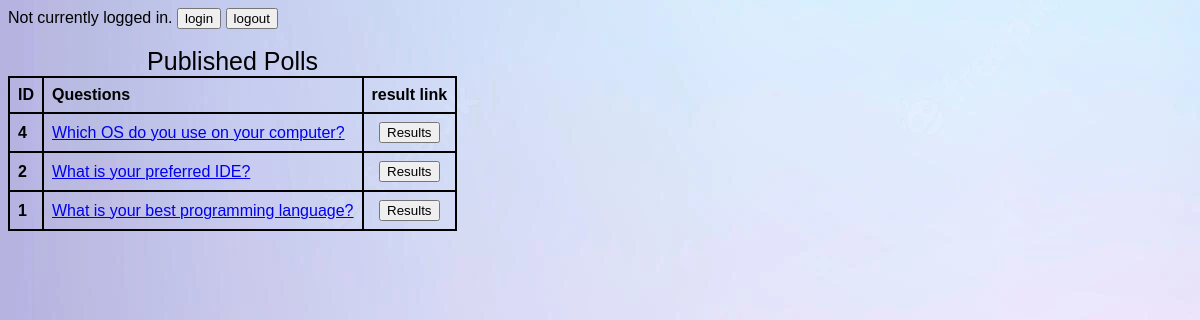
The page /polls/ on the database as committed earlier.
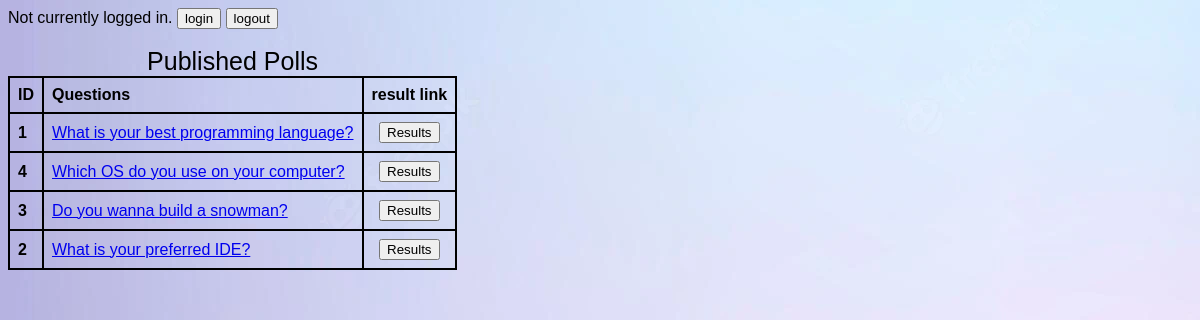
The same page on the database as committed later.
### polls/models.py (models this page shows, shortened)
class Question(models.Model):
    question_text = models.CharField(max_length=200)
    pub_date = models.DateTimeField('date published')
    end_date = models.DateTimeField('date ending', null=True, default=None)

### polls/views.py (the view)
# urls.py: path('', views.IndexView.as_view(), name='index'),
class IndexView(generic.ListView):
    template_name = 'polls/index.html'
    context_object_name = 'latest_question_list'
    def get_queryset(self):
        return Question.objects.filter(pub_date__lte=timezone.localtime()).order_by('-pub_date')[:5]
    def get(self, request):
        if request.user.is_anonymous:
            return render(request, 'polls/index.html', context={"latest_question_list": self.get_queryset(),
                                                                "username": "Not currently logged in."})
        return render(request, 'polls/index.html', context={"latest_question_list": self.get_queryset(),
                                                            "username": "Logged in as " + request.user.username})

### polls/templates/polls/index.html (shortened to what this page needs)
{% load static %}
<link rel="stylesheet" href="{% static 'polls/style.css' %}">
<a href="http://127.0.0.1:8000/accounts/login"><button type="button" data-inline="true">{{ "login" }}</button></a>
<a href="http://127.0.0.1:8000/accounts/logout"><button type="button" data-inline="true">{{ "logout" }}</button></a> <br />
{% if latest_question_list %}
    <table class="questions">
        <caption>Published Polls</caption>
        <thead>
            <tr>
                <th>ID</th>
                <th>Questions</th>
                <th>result link</th>
            </tr>
        </thead>
        <tbody>
            {% for question in latest_question_list %}
            <tr>
                <th>{{ question.id }}</th>
                <td><a href="{% url 'polls:detail' question.id %}">{{ question.question_text }}</a></td>
                <td><a href="{% url 'polls:results' question.id %}"><button type="button">{{"Results"}}</button></a></td>
            </tr>
            {% endfor %}
        </tbody>
    </table>
{% else %}
    <p>No polls are available.</p>
{% endif %}

Rows that differ between the two databases and show on the page:
changed Question "What is your best programming language?": moves up the list
now on this page (row edited): Question: id "3", question_text "Do you wanna build a snowman?", value "Results"
